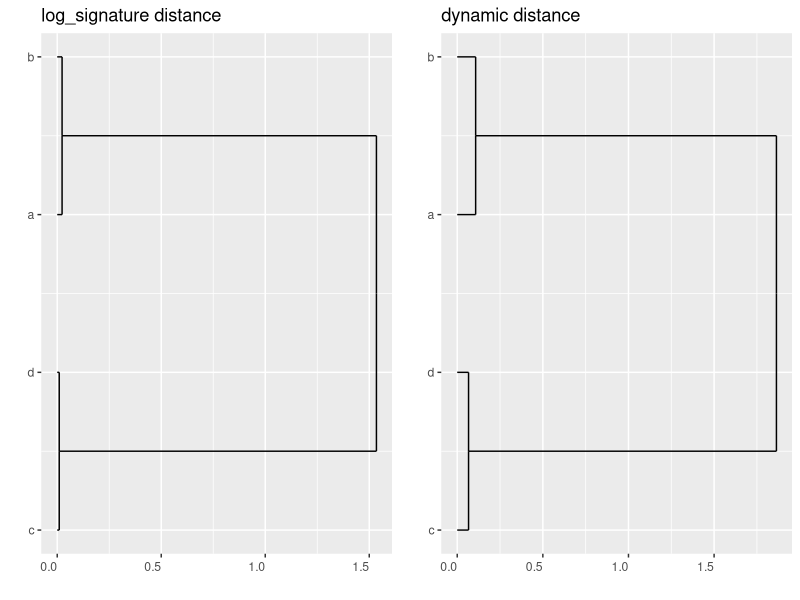

R code for this plot:
library(data.table)

#signature
data1 <- c(0.0, 0.023321340360317293, 1.5345184882440883, 1.5344882248242326, 0.023321340360317293, 0.0, 1.546379130236141, 1.5463482499299932, 1.5345184882440883, 1.546379130236141, 0.0, 0.009637356416431181, 1.5344882248242326, 1.5463482499299932, 0.009637356416431181, 0.0)

#dynamic distance
data2 <- c(0.0, 0.10755307388160833, 1.9046167180188565, 1.8639943234207124, 0.10755307388160833, 0.0, 1.9211288775361128, 1.891135954151157, 1.9046167180188565, 1.9211288775361128, 0.0, 0.06614667554278691, 1.8639943234207124, 1.891135954151157, 0.06614667554278691, 0.0)

distance_matrix1 <- matrix(data1, nrow = 4, ncol = 4)
row.names(distance_matrix1) <- c("a","b","c", "d")
distribution1 <- as.dist(distance_matrix1)

distance_matrix2 <- matrix(data2, nrow = 4, ncol = 4)
row.names(distance_matrix2) <- c("a","b","c", "d")
distribution2 <- as.dist(distance_matrix2)

hc1 <- hclust(distribution1, method = "single")
hc2 <- hclust(distribution2, method = "single")

library("ggplot2")
library("ggdendro")
p1 <- ggdendrogram(hc1, rotate = TRUE, theme_dendro = FALSE)
p1 <- p1 + labs(title="log_signature distance", x ="", y = "")
p2 <- ggdendrogram(hc2, rotate = TRUE, theme_dendro = FALSE)
p2 <- p2 + labs(title="dynamic distance", x ="", y = "")

library(gridExtra)

grid.arrange(p1, p2, ncol=2)
